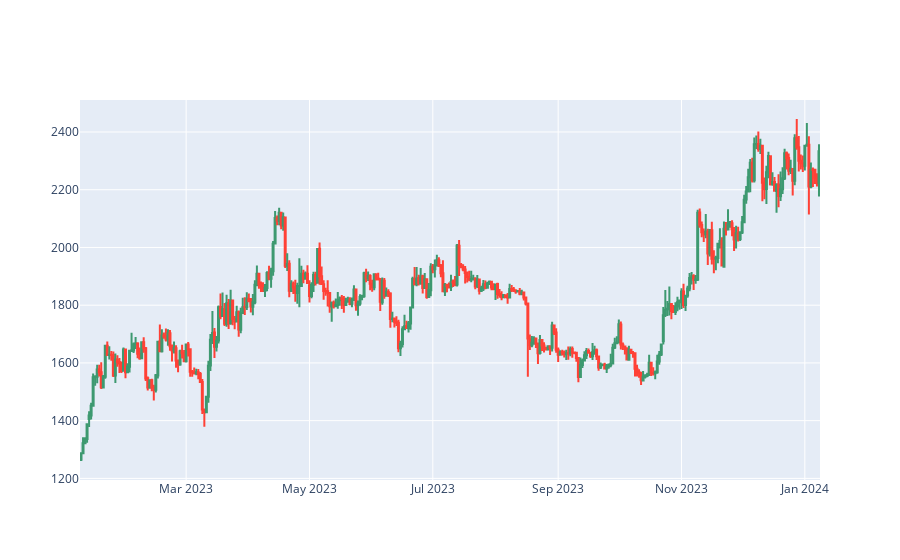

The code cell stored with this chart in its notebook:
### Code cell
#Candlesticks Visualization
import cufflinks as cf
import plotly.graph_objects as go
from plotly.offline import iplot, init_notebook_mode

cf.go_offline()


fig = go.Figure(data=[go.Candlestick(x=df['Date'],
                open=df['Open'], high=df['High'],
                low=df['Low'], close=df['Close'])
                     ])

fig.update_layout(xaxis_rangeslider_visible=False)
fig.show()

### Figure 1 — Plotly figure (JSON) as saved in the notebook; plotly's stock layout.template omitted (floating-point values rounded to 4 significant figures; data arrays with more than 128 entries replaced by an {"elided": "..."} marker saying what was removed)
{"data": [{"close": {"elided": "366 float values"}, "high": {"elided": "366 float values"}, "low": {"elided": "366 float values"}, "open": {"elided": "366 float values"}, "type": "candlestick", "x": {"elided": "366 str values"}}], "layout": {"xaxis": {"rangeslider": {"visible": false}}}}
